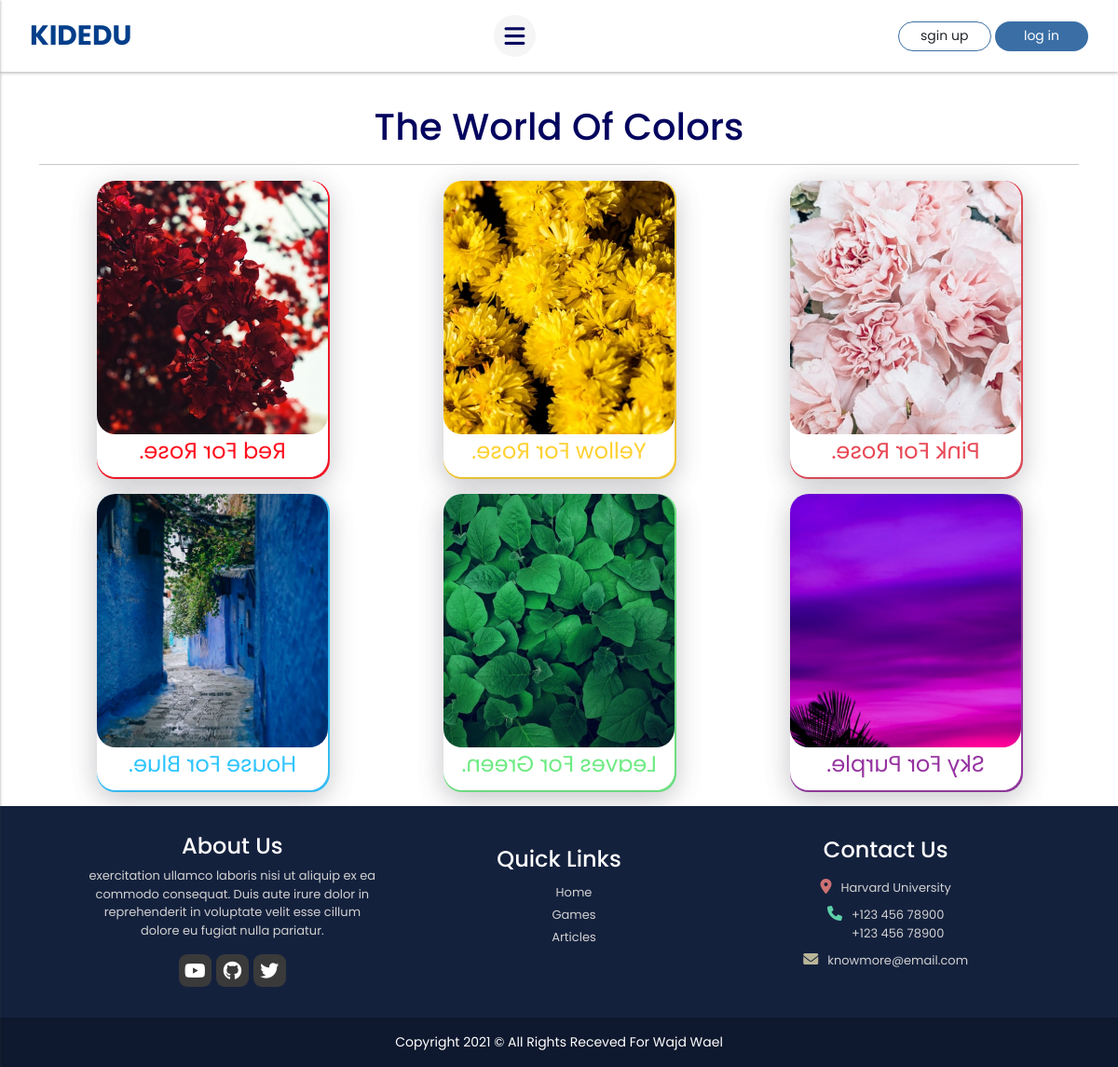
Page /kidedu/games/colors on the committed database.
### kidedu/models.py (models this page shows, shortened)
class Colors(models.Model):
    title = models.CharField(max_length=200, blank="False", null="False")
    image = models.ImageField(blank="False", null="False")
    sentence = models.TextField(blank="False", null="False")
    color = models.CharField(blank="False", null="False", max_length=64)

### kidedu/views.py (the view)
# urls.py: path('kidedu/games/colors', views.colors, name="colors"),
def colors(request):
    colors = Colors.objects.all()
    return render(request, "kidedu/colors.html", {"colors": colors})

### kidedu/templates/kidedu/colors.html (shortened to what this page needs)
{% extends "kidedu/layout.html" %}
{% load static %}
{% block body %}
<section class="colors" style="padding-top: 7rem;">
    <div class="container">
            <h1>The World Of Colors</h1>
            <hr>
            <div class="colors_section">
                {% for color in colors %}
                <div class="maincontainer">
                    <section class="the_card">
                        <div class="the-front" data-animal="horse" style="background-color: {{ color.color }}">
                            <h1>{{color.title}}</h1>
                        </div>
                        <div class="the-back">
                            <img class="" src="/static{{color.image.url}}" alt="{{color.title}}">
                            <p style="color: {{ color.color }}">{{color.sentence}}</p>
                        </div>
                    </section>
                </div>
                {% endfor %}
            </div>
    </div>
</section>
{% endblock  %}

### kidedu/templates/kidedu/layout.html (shortened to what this page needs)
{% load static %}
<!DOCTYPE html>
<html lang="en">
<head>
        <link href="https://cdn.jsdelivr.net/npm/bootstrap@5.0.2/dist/css/bootstrap.min.css" rel="stylesheet">
        <link rel="stylesheet" href="https://cdnjs.cloudflare.com/ajax/libs/font-awesome/6.0.0-beta2/css/all.min.css" />
        <link href="{% static 'kidedu/style.css' %}" rel="stylesheet">
</head>
<body>
    <section class="hero">
        <nav>
            <ul>
                <div class="logo">
                    <span>KIDEDU</span>
                </div>
                <div class="bars" id="bars">
                    <i class="fas fa-bars"></i>
                </div>
                {% if user.is_authenticated %}
                <div class="buttons">
                    <span class="username">{{request.user}}</span>
                    <a href="{% url 'log_out' %}" class="btn unout btn-sm" style="border-radius: 4px;">log out</a>
                </div>
                {% else %}
                <div class="buttons">
                    <a href="{% url 'sign_up' %}" class="btn out btn-sm">sgin up</a>
                    <a href="{% url 'log_in' %}" class="btn unout btn-sm">log in</a>
                </div>
                {% endif %}
            </ul>
        </nav>
    </section>
        {% block body %}
        {% endblock %}
    <section class="footer">
        <div class="container">
            <div class="content_footer">
                <div class="about">
                    <h4 style="text-align: left;">About Us</h4>
                    <p>exercitation ullamco laboris nisi ut aliquip ex ea commodo consequat. Duis aute irure dolor in reprehenderit in voluptate velit esse cillum dolore eu fugiat nulla pariatur.</p>
                    <div class="social">
                        <div class="y">
                            <i class="fab fa-youtube"></i>
                        </div>
                        <div class="g">
                            <i class="fab fa-github"></i>
                        </div>
                        <div class="t">
                            <i class="fab fa-twitter"></i>
                        </div>
                    </div>
                </div>
                <div class="links">
                    <h4>Quick Links</h4>
                    <ul>
                        <li class="footer-link"><a href="{% url 'index' %}">Home</a></li>
                        <li class="footer-link"><a href="{% url 'games' %}">Games</a></li>
                        <li class="footer-link"><a href="{% url 'articles' %}">Articles</a></li>
                    </ul>
                </div>
                <div class="contact">
                    <h4>Contact Us</h4>
                    <div class="link_contact">
                        <div class="place">
                            <i class="fas fa-map-marker-alt"></i>
                            <address>Harvard University</address>
                        </div>
                        <div class="phone">
                            <i class="fas fa-phone"></i>
                            <address>
                                +123 456 78900<br>
                                +123 456 78900
                            </address>
                        </div>
                        <div class="mail">
                            <i class="fas fa-envelope"></i>
                            <address style="margin-bottom: 1.5rem;">knowmore@email.com</address>
                        </div>
                    </div>
                </div>
            </div>
        </div>
        <section class="footer_rights">
            <span>Copyright 2021 © All Rights Receved For Wajd Wael</span>
        </section>
    </section>
</body>
</html>

### kidedu/static/kidedu/style.css (style rules this page uses)
.maincontainer { position: relative; width: 250px; height: 320px; margin-bottom: 1rem; cursor: pointer; }
.colors_section { grid-template-columns: repeat(auto-fit, minmax(331px, 1fr)); display: grid; justify-content: center; place-items: center; }
.colors h1, .game_title { text-align: center; color: var(--heading-clr); }
.the_card { position: absolute; width: 100%; height: 100%; transform-style: preserve-3d; transition: all 1s ease; padding: 1px; }
.the_card img { height: 272px; width: 100%; object-fit: cover; border-radius: 20px; }
.the_card p { text-align: center; color: #333; font-weight: 400; display: flex; justify-content: center; align-items: center; font-size: 1.5rem; }
.the_card h1 { font-size: 28px; color: #fff; display: flex; justify-content: center; align-items: center; width: 100%; height: 100%; }
.the-front { position: absolute; width: 100%; height: 100%; backface-visibility: hidden; }
.the-back { width: 100%; height: 100%; color: #333; background-color: #fff; transform: rotateY(180deg); }
.the-front, .the-back { box-shadow: rgba(100, 100, 111, 0.2) 0px 7px 29px 0px; border-radius: 20px; }
.colors { padding-top: 7rem; }

### kidedu/static/kidedu/main.css (style rules this page uses)
:root { --heading-clr: #03045e; --grean-blue: #00b4d8; --main-blue: #023e8a; --bars-clr: #03045e; --buttons: #3a6ea5; --text-clr: #d1d1d1; --btn-clr: #3a3a3a; --red: #cb0b0a; --arrows-clr: #023e8a; --bullet-clr: #03045e; --head-btn: #ffc300; --title-clr: #4a4e69; --span-clr: #ee6c4d; --clr-p: hsl(209, 61%, 16%); }
* { box-sizing: border-box; margin: 0; padding: 0; }
body { font-family: "Poppins", sans-serif; }
a { text-decoration: none; }
li { list-style: none; }
nav { width: 100%; z-index: 222; box-shadow: rgb(0 0 0 / 19%) 0px 2px 3px 0px, rgb(0 0 0 / 6%) 0px 1px 2px 0px; position: fixed; background: #fff; }
nav ul { margin: 0; padding: 1rem 2rem; display: flex; justify-content: space-between; align-items: center; width: 100%; }
.logo span { font-size: 1.85rem; font-weight: bold; color: var(--main-blue); }
.bars { cursor: pointer; width: 45px; height: 45px; background: #f5f5f5; display: flex; justify-content: center; align-items: center; border-radius: 50%; }
nav ul .bars i { font-size: 25px; color: var(--bars-clr); }
nav ul .buttons .out, .unout { height: 32px; width: 100px; border-radius: 25px; transition: 0.4s; }
nav ul .buttons .out { border: 1px solid var(--buttons); }
nav ul .buttons .unout { background-color: var(--buttons); color: #fff; }
.footer { width: 100%; color: #fff; position: absolute; justify-content: space-between; display: flex; flex-direction: column; background-color: #14213d; }
address { margin: 0; }
.content_footer { padding: 1rem 2rem 0rem; display: grid; justify-content: space-between; align-items: center; width: 100%; grid-template-columns: repeat(auto-fit, minmax(300px, 1fr)); }
h4 { text-align: center; }
.about { height: 179px; align-items: center; display: flex; flex-direction: column; justify-content: center; text-align: center; }
.about p { width: 314px; color: var(--text-clr); font-size: 13px; }
.links a { font-size: 13px; color: var(--text-clr); }
.contact address { font-size: 13px; color: var(--text-clr); }
.social { align-items: center; display: flex; gap: 5px; }
.links { margin-bottom: 2rem; }
.links, .contact { display: flex; justify-content: center; flex-direction: column; align-items: center; height: 179px; }
.contact h4 { padding-bottom: 8px; }
.links ul { text-align: center; }
.place, .phone, .mail { display: flex; justify-content: center; padding-bottom: 10px; }
.place i, .phone i, .mail i { margin-right: 10px; }
.place i { color: #ce7272; }
.phone i { color: #5ed0a7; }
.mail i { color: #b9b598; }
.footer_rights { font-size: 14px; text-align: center; padding: 1rem; background: #0e182e; }
.social { align-items: center; display: flex; gap: 5px; padding: 0rem 0 1.25rem; }
.social i { font-size: 20px; width: 35px; justify-content: center; border-radius: 9px; align-items: center; display: flex; height: 35px; background: var(--btn-clr); cursor: pointer; transition: 0.3s; }

### rows in the picture
Colors: image (picture), sentence "Red For Rose."
Colors: image (picture), sentence "Yellow For Rose."
Colors: image (picture), sentence "Pink For Rose."
Colors: image (picture), sentence "House For Blue."
Colors: image (picture), sentence "Leaves For Green."
Colors: image (picture), sentence "Sky For Purple."
